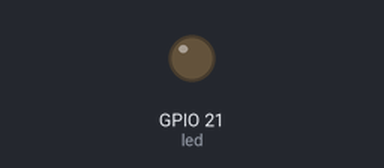
A program run on a simulated Raspberry Pi (BCM pin numbers). On the bench: output pins drawn as LEDs (lit = HIGH).

Above: at 0.05 s.
At 1.5 s:
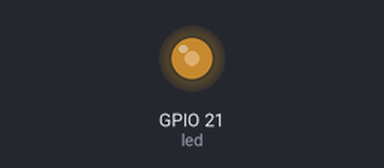
At 3.0 s:
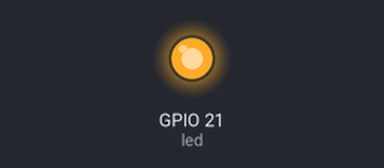
Timing chart, 0 to 6.9 s (numbered marks = the images above):
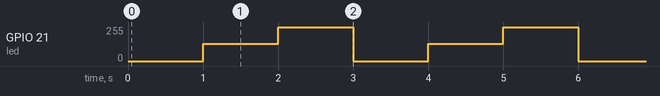

Measured:
- by itself, GPIO 21 (led): repeats every 3.0 s: 255/255 1.0 s, 0/255 1.0 s, 128/255 1.0 s

The program:

led03.py
```python
from gpiozero import PWMLED
from time import sleep

led = PWMLED(21)

while True:
    led.value = 0 # off
    sleep(1)
    led.value = 0.5 # half brightness
    sleep(1)
    led.value = 1 # full brightness
    sleep(1)
```
